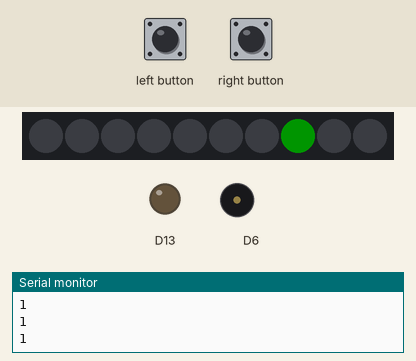
Recording of a sketch running on a simulated Adafruit Circuit Playground Express. Shown: 10 RGB LEDs in strip order, left to right, output pins drawn as LEDs (lit = HIGH), buzzer (waves = sounding), the last lines printed to the serial monitor. The inputs (shaded band) are chosen by the test bench. Dim RGB values are drawn brighter than linear.

Above: at 1.2 s.
1.3 s: right button pressed for 0.15 s
At 2.5 s:
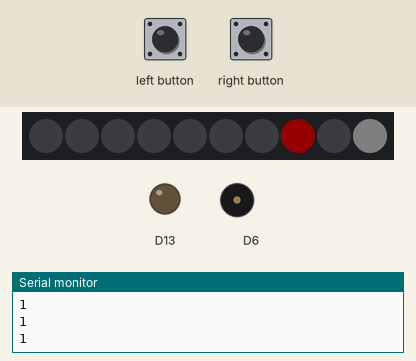
At 3.0 s:
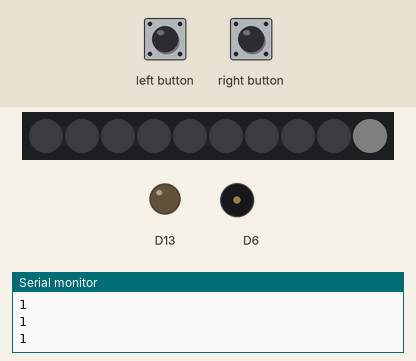
4.4 s: right button pulsed HIGH 5 times (0.12 s each, 0.3 s apart)
At 6.4 s:
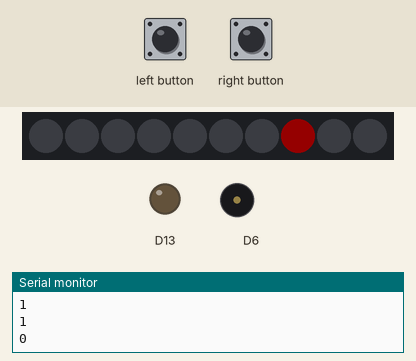
Timing chart, 0 to 7.9 s (numbered marks = the images above; inputs shaded):
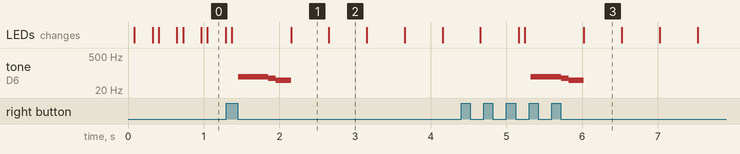

The sketch:

Light_Game_FINAL.ino
```cpp
#include <Adafruit_CircuitPlayground.h>

volatile int level = 1;
int del = 100;
int start = 0;
int rightButton = 5;
volatile int rbutton = 0;
volatile bool rightFlag = 0;
volatile bool leftFlag = 0;
int leftButton = 4;
int lVal = 0;

void setup()
{
  Serial.begin(9600);
  CircuitPlayground.begin();
  attachInterrupt(digitalPinToInterrupt(rightButton), rightbutton, RISING);
  attachInterrupt(digitalPinToInterrupt(leftButton), leftbutton, RISING);
}

void loop()
{
  // Level controls.
  if(level == 0)
  {
    level = 1;
  }

  // Buttons
  if (rightFlag)
  {
    delay(5);
    rbutton = 1;
    rightFlag = 0;
  }

  if (leftFlag)
  {
    delay(5);
    level = 1;
    leftFlag=0;
    delay(800);
  }

  // White and Green lights.
  CircuitPlayground.setPixelColor(lVal, 50, 50, 50);
  CircuitPlayground.setPixelColor(7, 0, 255, 0);
  delay(del-20*level);
  CircuitPlayground.setPixelColor(lVal, 0, 0, 0);
  CircuitPlayground.setPixelColor(7, 0, 255, 0);
  delay(del-20*level);

  if(lVal < 10)
  {
    lVal++;
  } else if (lVal = 10)
  {
    lVal = 0;
  }

  // Winning and loosing a level.
  if(rightFlag == 1 && lVal == 7)
  {
    CircuitPlayground.playTone(70, 400);
    CircuitPlayground.playTone(90, 100);
    CircuitPlayground.playTone(110, 200);
    CircuitPlayground.setPixelColor(7, 0, 255, 0);
    delay(500);
    CircuitPlayground.setPixelColor(7, 0, 0, 0);
    delay(500);
    CircuitPlayground.setPixelColor(7, 0, 255, 0);
    delay(500);
    CircuitPlayground.setPixelColor(7, 0, 0, 0);
    delay(500);
    CircuitPlayground.setPixelColor(7, 0, 255, 0);
    delay(500);
    CircuitPlayground.setPixelColor(7, 0, 0, 0);
    delay(500);
    level++;
  } else if(rightFlag == 1 && !(lVal == 7))
  {
    CircuitPlayground.playTone(70, 400);
    CircuitPlayground.playTone(60, 100);
    CircuitPlayground.playTone(50, 200);
    CircuitPlayground.setPixelColor(lVal, 50, 50, 50);
    CircuitPlayground.setPixelColor(7, 255, 0, 0);
    delay(500);
    CircuitPlayground.setPixelColor(7, 0, 0, 0);
    delay(500);
    CircuitPlayground.setPixelColor(7, 255, 0, 0);
    delay(500);
    CircuitPlayground.setPixelColor(7, 0, 0, 0);
    delay(500);
    CircuitPlayground.setPixelColor(7, 255, 0, 0);
    delay(500);
    CircuitPlayground.setPixelColor(7, 0, 0, 0);
    delay(500);
    start = 1;
    level--;
  }
  Serial.println(level);

  // Winning the game
  if(level == 5)
  {
    rainbowCycle(100, 10);
  }

}

void rainbowCycle(int currentSpeed, int stripLen) {
  uint32_t offset = millis() / currentSpeed;
  for(int i=0; i<10; ++i)
  {
    CircuitPlayground.setPixelColor(i, CircuitPlayground.colorWheel(((i * 256 / stripLen) + offset) & 255));
  }
}

// Interrupts
void leftbutton()
{
  leftFlag = 1;
}

void rightbutton()
{
  rightFlag = 1;
}
```

Measured:
- after the input at 1.3 s, tone on D6: silent → 70 Hz after 0.15 s, → 60 Hz 0.40 s later, → 50 Hz 0.10 s later, → silent 0.20 s later
- after the input at 4.4 s, tone on D6: silent → 70 Hz after 0.92 s, → 60 Hz 0.40 s later, → 50 Hz 0.10 s later, → silent 0.20 s later
- what the display in image 1 shows lasts 0.5 s, from 2.2 s to 2.7 s
